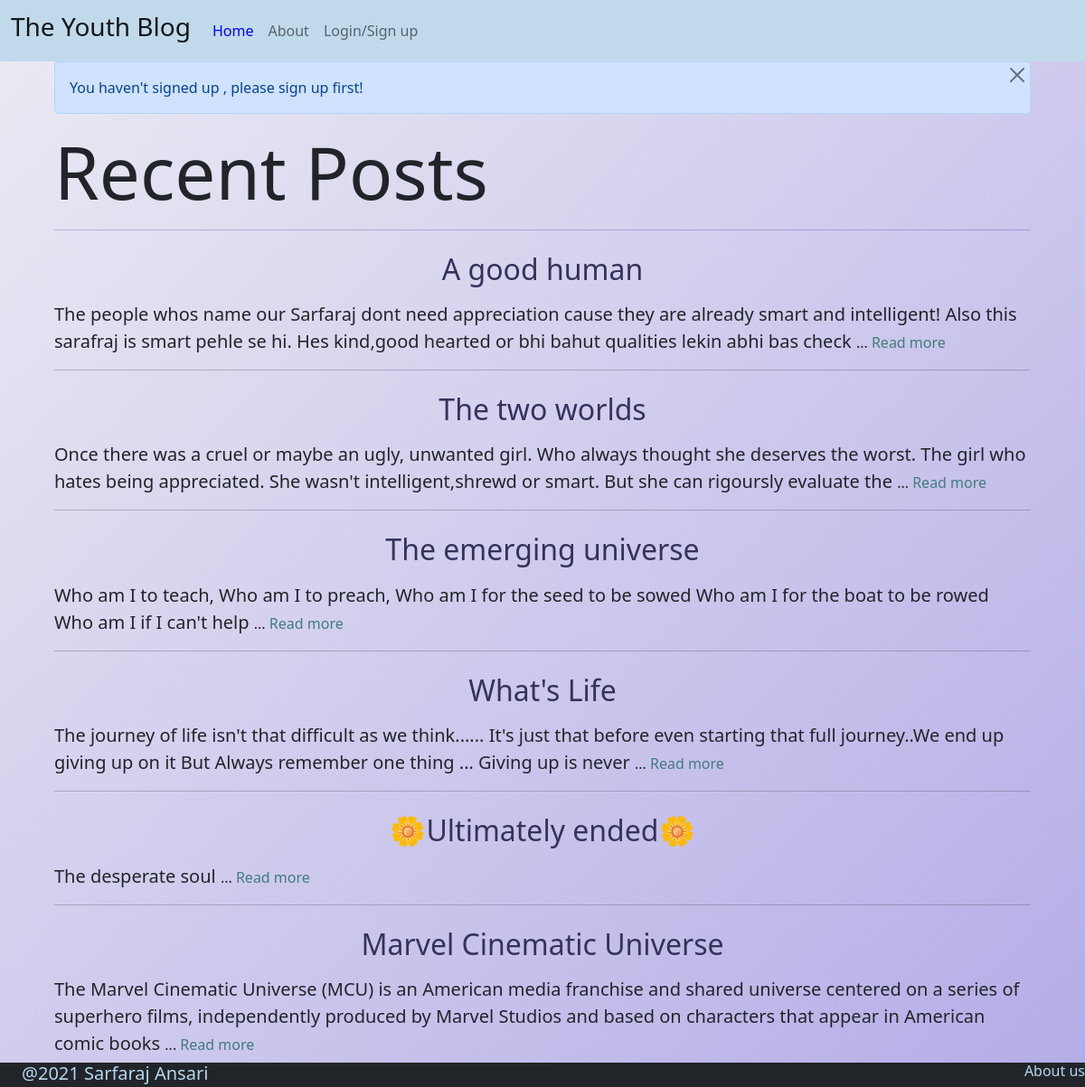
/blogger/dashboard/, run on the app's committed database.
### home/models.py (models this page shows, shortened)
class Article(models.Model):
    title = models.CharField(max_length=50)
    author=models.CharField(max_length=50)
    likes=models.IntegerField(default=-99999)
    comments = models.ManyToManyField(Comments,blank=True,related_name="post")
    content = models.ManyToManyField(Paragraphs,related_name="post",blank=True)
    shortcont= models.CharField(max_length=230,blank=True)
    theme=models.ManyToManyField(Theme,blank=True,related_name="post")
    posting_date=models.DateTimeField()
    def shortcontent(self):
        if self.likes<0:
            self.shortcont=addshortcont(self)
            self.likes+=99999
            self.save()

### home/views.py (the view, shortened to what this page needs)
# urls.py: path("blogger/dashboard/",views.dashboard,name="dashboard"),
def dashboard(request,success="",error="",warning="",general=""):
    return index(request,warning="You haven't signed up , please sign up first!")

### home/views.py (called while the page is built)
def index(request,success="",error="",warning="",general=""):
    session=""
    posts= Article.objects.all()
    if "user" in request.session:
        session="session"
    for post in posts:
            post.shortcontent()
    return render(request,"home/index.html",{
        "posts":posts,
        "session":session,
        "success":success,
        "general":general,
        "error":error,
        "warning":warning
    })

### home/templates/home/index.html (shortened to what this page needs)
{% extends 'home/layout.html' %}
{% block body %}
<div class=" main">
      {% if warning %}
          <div id="warning-alert">
            <div class="alert alert-primary display-block" role="alert">
              {{warning}}
              <button type="button right-float" class="btn-close" onclick="remove_alert('#warning-alert')" aria-label="Close"></button>
            </div>
          </div>
      {% endif %}
    <h1 class="display-1">Recent Posts</h1>
    <hr style="color: rgb(37, 30, 148);">
    <div>
        {% for post in posts reversed %}
            <a class="nav-link active "  style="color: rgb(51, 51, 92);" href="{% url 'home:post' post.id %}"><h2 class="hover text-center">{{post.title}}</h2></a>
            <p1 class="fs-5 text " style="text-align: left;">{{post.shortcont}}</p1>...
            <a href="{% url 'home:post' post.id %}" style="color: rgb(64, 124, 124);text-decoration: none;">Read more</a>
      <br><hr>
        {% endfor %}
    </div>
</div>
{% endblock %}

### home/templates/home/index.html (style rules this page uses)
.main { margin-left: 5%; margin-right: 5%; }
.text-center { text-align: center; }
.btn-close { position: absolute; top: 2px; right: 2px; z-index: 2; }

### data on the page
Article: title "A good human", shortcont "The people whos name our Sarfaraj dont need appreciation cause they are already smart and intelligent! Also this sarafraj is smart pehle se hi. Hes kind,good hearted or bhi bahut qualities lekin abhi bas check"
Article: title "The two worlds", shortcont "Once there was a cruel or maybe an ugly, unwanted girl. Who always thought she deserves the worst. The girl who hates being appreciated. She wasn't intelligent,shrewd or smart. But she can rigoursly evaluate the"
Article: title "The emerging universe", shortcont "Who am I to teach, Who am I to preach, Who am I for the seed to be sowed Who am I for the boat to be rowed Who am I if I can't help"
Article: title "What's Life", shortcont "The journey of life isn't that difficult as we think...... It's just that before even starting that full journey..We end up giving up on it But Always remember one thing ... Giving up is never"
Article: title "🌼Ultimately ended🌼", shortcont "The desperate soul"
Article: title "Marvel Cinematic Universe", shortcont "The Marvel Cinematic Universe (MCU) is an American media franchise and shared universe centered on a series of superhero films, independently produced by Marvel Studios and based on characters that appear in American comic books"

### other printed values
{{ warning }} "You haven't signed up , please sign up first!"
